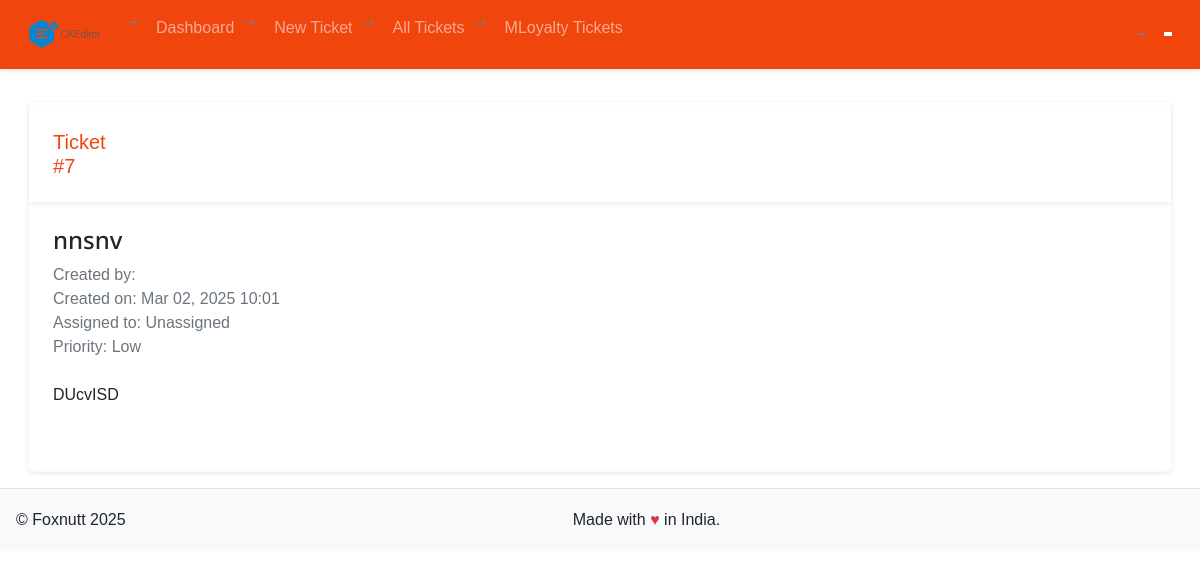
Screenshot of /ticket/7/ (signed in) with the database file from the repository.
### tracker/models.py (models this page shows, shortened)
class Ticket(models.Model):
    STATUS_ACTIVE = 1
    STATUS_CLOSED = 2
    STATUS_PENDING = 3
    STATUS_CHOICES = [
        (STATUS_ACTIVE, 'Active'),
        (STATUS_CLOSED, 'Closed'),
        (STATUS_PENDING, 'Pending'),
    ]
    id = models.AutoField(primary_key=True)
    subject = models.CharField(max_length=200)
    description = models.TextField()
    created_by = models.ForeignKey(UserDetail, on_delete=models.CASCADE, related_name='created_tickets')
    assigned_to = models.ForeignKey(UserDetail, on_delete=models.SET_NULL, null=True, related_name='assigned_tickets')
    created_at = models.DateTimeField(auto_now_add=True)
    updated_at = models.DateTimeField(auto_now=True)
    status = models.PositiveSmallIntegerField(
        choices=STATUS_CHOICES,
        default=STATUS_ACTIVE
    )
    closed_at = models.DateTimeField(null=True, blank=True)
    closed_by = models.ForeignKey(
        UserDetail,
        on_delete=models.SET_NULL,
        null=True,
        blank=True,
        related_name='closed_tickets'
    )
    priority = models.ForeignKey(Priority, on_delete=models.SET_NULL, null=True)
    brand = models.CharField(max_length=100, blank=True, null=True)
    def get_status_display(self):
        return dict(self.STATUS_CHOICES).get(self.status, 'Unknown')
    class Meta:
        ordering = ['-created_at']  # Default ordering by creation date, newest first
        indexes = [
            models.Index(fields=['-created_at']),  # Add index for better performance
        ]

class Priority(models.Model):
    name = models.CharField(max_length=50, unique=True)
    def __str__(self):
        return self.name
    class Meta:
        verbose_name_plural = "Priorities"

### tracker/views.py (the view)
# urls.py: path('ticket/<int:ticket_id>/', views.view_ticket, name='view_ticket'),
@login_required_with_message  # Remove role_required decorator for now
def view_ticket(request, ticket_id):
    ticket = get_object_or_404(Ticket, id=ticket_id)
    context = {
        'ticket': ticket,
        'priority_name': ticket.priority.name if ticket.priority else 'Not Set'
    }
    return render(request, 'tickets/view_ticket.html', context)

### tracker/templates/tickets/view_ticket.html (shortened to what this page needs)
{% extends 'shared/base_dashboard.html' %}
{% load static %}
{% block main_content %}
<div class="card border-light shadow-sm pb-3 m-3">
    <div class="top_section mt-1 d-flex shadow-sm align-items-start justify-content-between">
        <div class="p-4 h5 m-0 text-primary">Ticket #{{ ticket.id }}</div>
        <div class="p-4 d-flex align-items-center gap-3">
            <span class="badge bg-{{ ticket.get_status_display|lower }}">{{ ticket.get_status_display }}</span>
        </div>
    </div>
    <div class="ticket-details p-4">
        <div id="viewMode">
            <div class="ticket-info">
                <h4>{{ ticket.subject }}</h4>
                <div class="ticket-meta mb-3">
                    <div>Created by: {{ ticket.created_by.username }}</div>
                    <div>Created on: {{ ticket.created_at|date:"M d, Y H:i" }}</div>
                    <div>Assigned to: {{ ticket.assigned_to.username|default:"Unassigned" }}</div>
                    <div>Priority: {{ ticket.priority }}</div>
                </div>
            </div>
            <div class="ticket-description mb-4">
                {{ ticket.description|safe }}
            </div>
        </div>
    </div>
</div>
{% endblock %}

### tracker/static/assets/css/style.css (style rules this page uses)
html, body { min-height: 100%; }
body { margin: 0; font-family: 'Noto Sans', sans-serif; font-size: 14px; }
h1, h2, h3, h4, h5, h6 { font-family: 'Noto Sans', sans-serif; }
.main_bg { background: #fff; }

### tracker/static/css/dashboard.css (style rules this page uses)
.card { transition: transform 0.2s ease, box-shadow 0.2s ease; border: none; border-radius: 15px; }
.d-flex { display: flex !important; width: 100%; }

### tracker/templates/tickets/view_ticket.html (style rules this page uses)
.ticket-info { margin-bottom: 1.5rem; }
.ticket-meta { color: #6c757d; }

### rows the page displays
Ticket: id "7", subject "nnsnv", created_at "Mar 02, 2025 10:01", assigned_to.username "Unassigned", priority "Low", description "DUcvISD"
